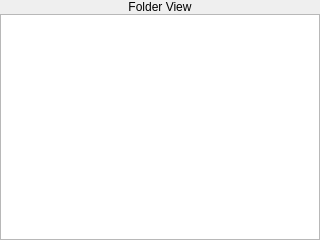
<?xml version="1.0" encoding="UTF-8"?>
<ui version="4.0">
 <class>FolderView</class>
 <widget class="QWidget" name="FolderView">
  <property name="geometry">
   <rect>
    <x>0</x>
    <y>0</y>
    <width>320</width>
    <height>240</height>
   </rect>
  </property>
  <property name="windowTitle">
   <string>Form</string>
  </property>
  <layout class="QVBoxLayout" name="verticalLayout">
   <property name="spacing">
    <number>0</number>
   </property>
   <property name="leftMargin">
    <number>0</number>
   </property>
   <property name="topMargin">
    <number>0</number>
   </property>
   <property name="rightMargin">
    <number>0</number>
   </property>
   <property name="bottomMargin">
    <number>0</number>
   </property>
   <item>
    <widget class="QLabel" name="title">
     <property name="text">
      <string>Folder View</string>
     </property>
     <property name="alignment">
      <set>Qt::AlignCenter</set>
     </property>
    </widget>
   </item>
   <item>
    <widget class="QListView" name="view">
     <property name="contextMenuPolicy">
      <enum>Qt::CustomContextMenu</enum>
     </property>
     <property name="horizontalScrollBarPolicy">
      <enum>Qt::ScrollBarAlwaysOff</enum>
     </property>
     <property name="iconSize">
      <size>
       <width>32</width>
       <height>32</height>
      </size>
     </property>
     <property name="textElideMode">
      <enum>Qt::ElideNone</enum>
     </property>
     <property name="verticalScrollMode">
      <enum>QAbstractItemView::ScrollPerPixel</enum>
     </property>
     <property name="movement">
      <enum>QListView::Free</enum>
     </property>
     <property name="resizeMode">
      <enum>QListView::Adjust</enum>
     </property>
     <property name="layoutMode">
      <enum>QListView::Batched</enum>
     </property>
     <property name="uniformItemSizes">
      <bool>false</bool>
     </property>
     <property name="batchSize">
      <number>16</number>
     </property>
     <property name="wordWrap">
      <bool>true</bool>
     </property>
    </widget>
   </item>
  </layout>
 </widget>
 <resources/>
 <connections/>
</ui>
